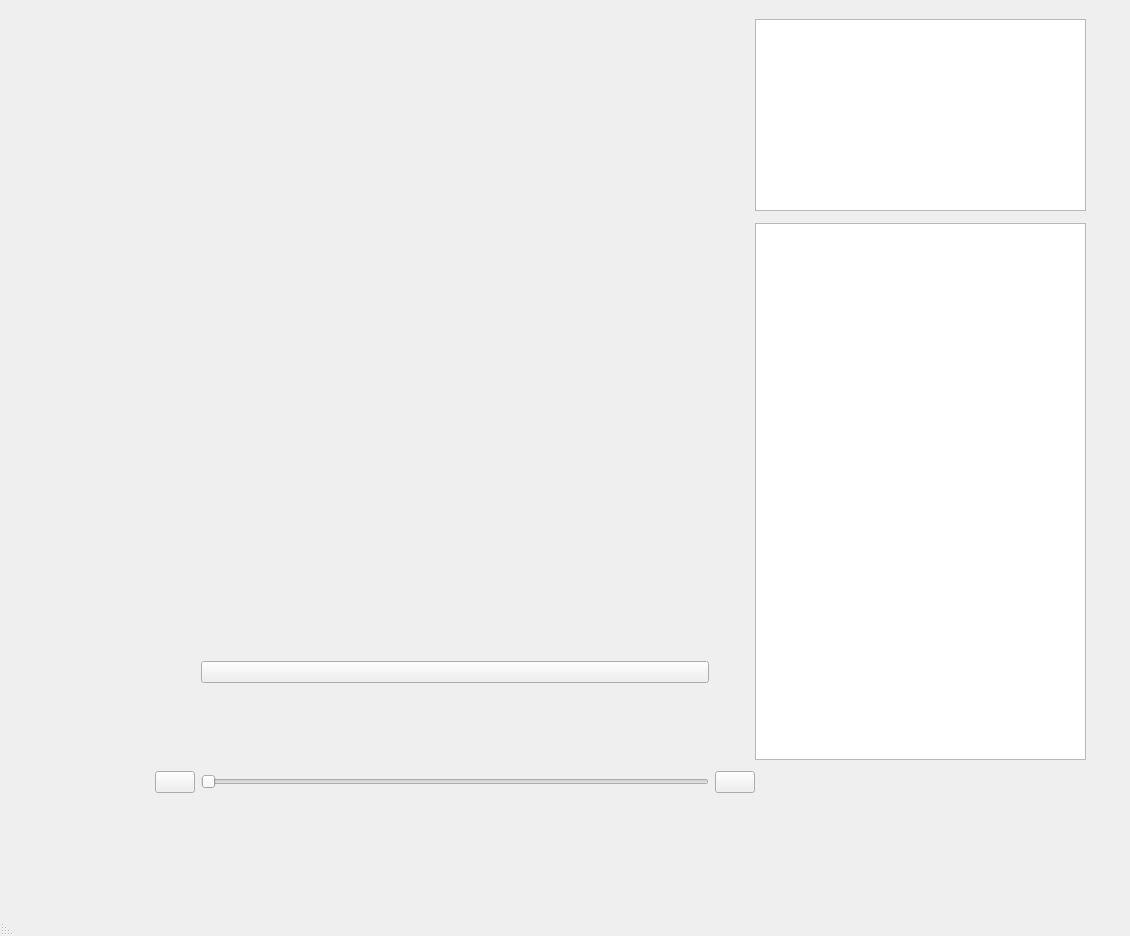
<?xml version="1.0" encoding="UTF-8"?>
<ui version="4.0">
 <class>MainWindow</class>
 <widget class="QMainWindow" name="MainWindow">
  <property name="geometry">
   <rect>
    <x>0</x>
    <y>0</y>
    <width>1130</width>
    <height>936</height>
   </rect>
  </property>
  <property name="sizePolicy">
   <sizepolicy hsizetype="Expanding" vsizetype="Expanding">
    <horstretch>1</horstretch>
    <verstretch>0</verstretch>
   </sizepolicy>
  </property>
  <property name="windowTitle">
   <string>MainWindow</string>
  </property>
  <property name="layoutDirection">
   <enum>Qt::RightToLeft</enum>
  </property>
  <property name="styleSheet">
   <string notr="true"/>
  </property>
  <widget class="QWidget" name="centralwidget">
   <property name="styleSheet">
    <string notr="true"/>
   </property>
   <layout class="QHBoxLayout" name="horizontalLayout">
    <item>
     <spacer name="horizontalSpacer_2">
      <property name="orientation">
       <enum>Qt::Horizontal</enum>
      </property>
      <property name="sizeHint" stdset="0">
       <size>
        <width>132</width>
        <height>20</height>
       </size>
      </property>
     </spacer>
    </item>
    <item>
     <widget class="QWidget" name="main_widget" native="true">
      <property name="minimumSize">
       <size>
        <width>1100</width>
        <height>0</height>
       </size>
      </property>
      <property name="layoutDirection">
       <enum>Qt::RightToLeft</enum>
      </property>
      <property name="styleSheet">
       <string notr="true"> background-image: url(:images/dark_background.png);
</string>
      </property>
      <widget class="QWidget" name="gridLayoutWidget">
       <property name="geometry">
        <rect>
         <x>70</x>
         <y>10</y>
         <width>621</width>
         <height>591</height>
        </rect>
       </property>
       <layout class="QGridLayout" name="song_grid"/>
      </widget>
      <widget class="QWidget" name="verticalLayoutWidget">
       <property name="geometry">
        <rect>
         <x>740</x>
         <y>10</y>
         <width>331</width>
         <height>741</height>
        </rect>
       </property>
       <layout class="QVBoxLayout" name="song_queue_layout">
        <property name="spacing">
         <number>12</number>
        </property>
        <item>
         <widget class="QListWidget" name="songs_played_widget">
          <property name="sizePolicy">
           <sizepolicy hsizetype="Expanding" vsizetype="Minimum">
            <horstretch>0</horstretch>
            <verstretch>0</verstretch>
           </sizepolicy>
          </property>
          <property name="styleSheet">
           <string notr="true">border-image: url(:/images/light_background.png) 0 0 0 0 stretch stretch;</string>
          </property>
          <property name="frameShape">
           <enum>QFrame::StyledPanel</enum>
          </property>
          <property name="frameShadow">
           <enum>QFrame::Sunken</enum>
          </property>
         </widget>
        </item>
        <item>
         <widget class="QListWidget" name="song_queue_widget">
          <property name="styleSheet">
           <string notr="true">border-image: url(:/images/light_background.png) 0 0 0 0 stretch stretch;</string>
          </property>
         </widget>
        </item>
       </layout>
      </widget>
      <widget class="QWidget" name="gridLayoutWidget_2">
       <property name="geometry">
        <rect>
         <x>140</x>
         <y>570</y>
         <width>600</width>
         <height>298</height>
        </rect>
       </property>
       <layout class="QGridLayout" name="song_btns_layout">
        <item row="1" column="2">
         <widget class="QPushButton" name="back_btn">
          <property name="styleSheet">
           <string notr="true">qproperty-iconSize: 80px;

</string>
          </property>
          <property name="text">
           <string/>
          </property>
          <property name="icon">
           <iconset resource="resource_file.qrc">
            <normaloff>:/images/white_play_button_left.png</normaloff>:/images/white_play_button_left.png</iconset>
          </property>
          <property name="flat">
           <bool>false</bool>
          </property>
         </widget>
        </item>
        <item row="1" column="0">
         <widget class="QPushButton" name="skip_btn">
          <property name="styleSheet">
           <string notr="true">qproperty-iconSize: 80px;

</string>
          </property>
          <property name="text">
           <string/>
          </property>
          <property name="icon">
           <iconset resource="resource_file.qrc">
            <normaloff>:/images/white_play_button_right.png</normaloff>:/images/white_play_button_right.png</iconset>
          </property>
          <property name="flat">
           <bool>false</bool>
          </property>
         </widget>
        </item>
        <item row="0" column="1">
         <widget class="QPushButton" name="pause_btn">
          <property name="styleSheet">
           <string notr="true">qproperty-iconSize: 80px;

</string>
          </property>
          <property name="text">
           <string/>
          </property>
          <property name="icon">
           <iconset resource="resource_file.qrc">
            <normaloff>:/images/white_pause_btn.png</normaloff>:/images/white_pause_btn.png</iconset>
          </property>
          <property name="flat">
           <bool>false</bool>
          </property>
         </widget>
        </item>
        <item row="1" column="1">
         <layout class="QHBoxLayout" name="song_progress_layout">
          <item>
           <widget class="QSlider" name="progress_slider">
            <property name="minimumSize">
             <size>
              <width>400</width>
              <height>0</height>
             </size>
            </property>
            <property name="layoutDirection">
             <enum>Qt::LeftToRight</enum>
            </property>
            <property name="orientation">
             <enum>Qt::Horizontal</enum>
            </property>
           </widget>
          </item>
         </layout>
        </item>
       </layout>
      </widget>
     </widget>
    </item>
    <item>
     <spacer name="horizontalSpacer">
      <property name="orientation">
       <enum>Qt::Horizontal</enum>
      </property>
      <property name="sizeHint" stdset="0">
       <size>
        <width>132</width>
        <height>20</height>
       </size>
      </property>
     </spacer>
    </item>
   </layout>
  </widget>
  <widget class="QMenuBar" name="menubar">
   <property name="geometry">
    <rect>
     <x>0</x>
     <y>0</y>
     <width>1130</width>
     <height>21</height>
    </rect>
   </property>
  </widget>
  <widget class="QStatusBar" name="statusbar"/>
 </widget>
 <resources>
  <include location="resource_file.qrc"/>
 </resources>
 <connections/>
</ui>
